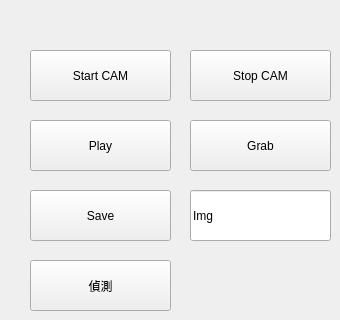
    <widget class="QWidget" name="tab_9">
     <attribute name="title">
      <string>RealSense</string>
     </attribute>
     <widget class="QToolButton" name="toolButton_Start_RS">
      <property name="geometry">
       <rect>
        <x>30</x>
        <y>50</y>
        <width>141</width>
        <height>51</height>
       </rect>
      </property>
      <property name="text">
       <string>Start CAM</string>
      </property>
     </widget>
     <widget class="QToolButton" name="toolButton_Stop_RS">
      <property name="geometry">
       <rect>
        <x>190</x>
        <y>50</y>
        <width>141</width>
        <height>51</height>
       </rect>
      </property>
      <property name="text">
       <string>Stop CAM</string>
      </property>
     </widget>
     <widget class="QToolButton" name="toolButton_Play_RS">
      <property name="geometry">
       <rect>
        <x>30</x>
        <y>120</y>
        <width>141</width>
        <height>51</height>
       </rect>
      </property>
      <property name="text">
       <string>Play</string>
      </property>
     </widget>
     <widget class="QToolButton" name="toolButton_Grab_RS">
      <property name="geometry">
       <rect>
        <x>190</x>
        <y>120</y>
        <width>141</width>
        <height>51</height>
       </rect>
      </property>
      <property name="text">
       <string>Grab</string>
      </property>
     </widget>
     <widget class="QToolButton" name="toolButton_Save_RS">
      <property name="geometry">
       <rect>
        <x>30</x>
        <y>190</y>
        <width>141</width>
        <height>51</height>
       </rect>
      </property>
      <property name="text">
       <string>Save</string>
      </property>
     </widget>
     <widget class="QLineEdit" name="lineEdit_Save_Prefix">
      <property name="geometry">
       <rect>
        <x>190</x>
        <y>190</y>
        <width>141</width>
        <height>51</height>
       </rect>
      </property>
      <property name="text">
       <string>Img</string>
      </property>
     </widget>
     <widget class="QToolButton" name="toolButton_calibration_RS_2">
      <property name="geometry">
       <rect>
        <x>30</x>
        <y>260</y>
        <width>141</width>
        <height>51</height>
       </rect>
      </property>
      <property name="text">
       <string>偵測</string>
      </property>
     </widget>
    </widget>
